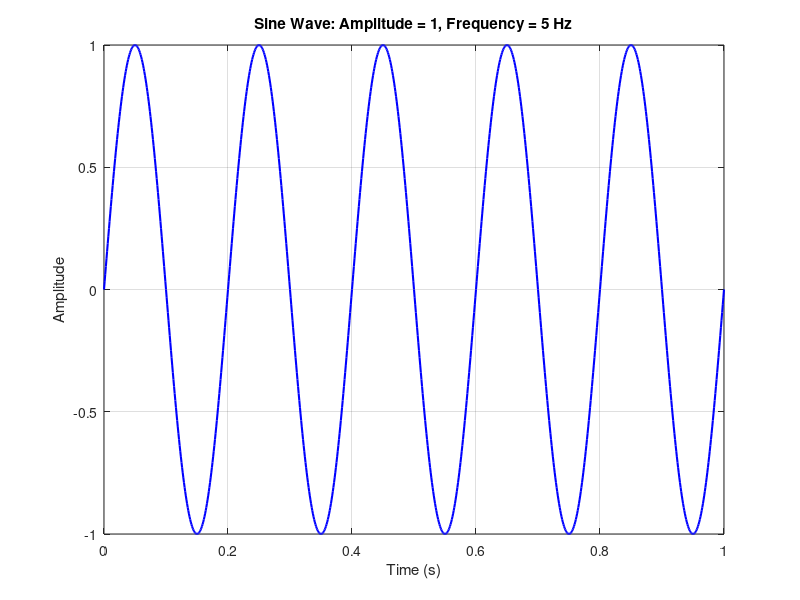
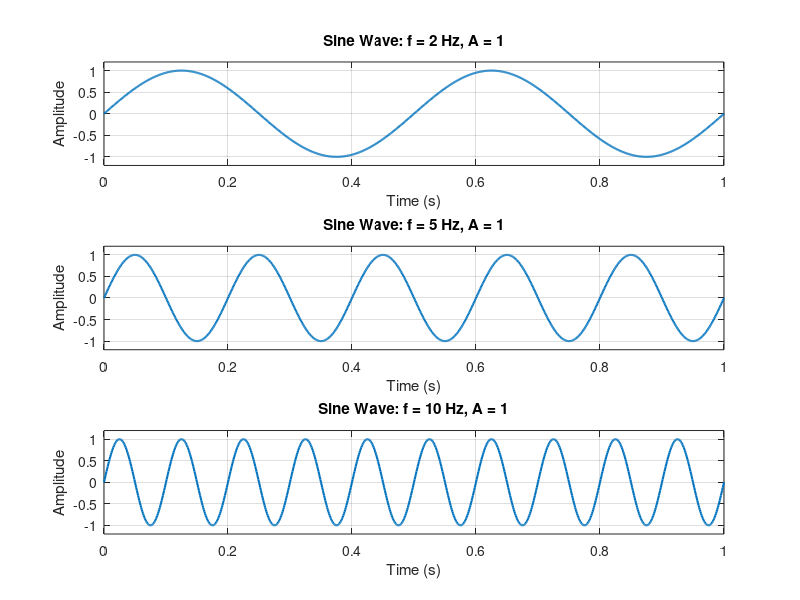

Here is the MATLAB script that generated these plots, in order: (Note: this script raises an error after producing the figures.)
%% Lecture 01 - Signal Visualization in MATLAB
% Author: Shahriar
% Course: Savonia UAS
%
% This script generates simple sine signals, compares frequencies and
% amplitudes, adds noise, and saves the figures as PNG files.

clear; clc; close all;

%% Common settings
fs = 1000;              % Sampling frequency (Hz) - 1000 samples per second
duration = 1;           % Signal duration (seconds)
t = 0:1/fs:duration;    % Time vector from 0 to 1 s

%% Task 1: Create a sine wave (A = 1, f = 5 Hz, 1 s)
A = 1;                  % Amplitude
f = 5;                  % Frequency (Hz)
y = A * sin(2*pi*f*t);  % Sine wave

figure('Name', 'Task 1 - Sine Wave');
plot(t, y, 'b', 'LineWidth', 1.5);
title('Sine Wave: Amplitude = 1, Frequency = 5 Hz');
xlabel('Time (s)');
ylabel('Amplitude');
grid on;

%% Task 2: Compare different frequencies (2, 5, 10 Hz)
freqs = [2 5 10];

fig2 = figure('Name', 'Task 2 - Frequency Comparison');
for k = 1:length(freqs)
    subplot(3, 1, k);
    plot(t, sin(2*pi*freqs(k)*t), 'LineWidth', 1.5);
    title(sprintf('Sine Wave: f = %d Hz, A = 1', freqs(k)));
    xlabel('Time (s)');
    ylabel('Amplitude');
    ylim([-1.2 1.2]);
    grid on;
end
sgtitle('Frequency Comparison');

%% Task 3: Compare different amplitudes (0.5, 1, 2) at the same frequency
amps = [0.5 1 2];
f_same = 5;             % Same frequency for all three signals

fig3 = figure('Name', 'Task 3 - Amplitude Comparison');
for k = 1:length(amps)
    subplot(3, 1, k);
    plot(t, amps(k) * sin(2*pi*f_same*t), 'LineWidth', 1.5);
    title(sprintf('Sine Wave: A = %.1f, f = %d Hz', amps(k), f_same));
    xlabel('Time (s)');
    ylabel('Amplitude');
    ylim([-2.5 2.5]);   % Same y-axis on all plots so amplitudes can be compared
    grid on;
end
sgtitle('Amplitude Comparison');

%% Task 4: Add noise
rng(1);                             % Fixed seed so the result is repeatable
clean = sin(2*pi*5*t);              % Clean 5 Hz sine wave, A = 1
noise_level = 0.3;                  % Standard deviation of the noise
noise = noise_level * randn(size(t));   % Gaussian (random) noise
noisy = clean + noise;              % Noisy signal

fig4 = figure('Name', 'Task 4 - Clean vs Noisy Signal');
subplot(2, 1, 1);
plot(t, clean, 'b', 'LineWidth', 1.5);
title('Clean Signal (5 Hz, A = 1)');
xlabel('Time (s)');
ylabel('Amplitude');
ylim([-2 2]);
grid on;

subplot(2, 1, 2);
plot(t, noisy, 'r');
title(sprintf('Noisy Signal (Gaussian noise, std = %.1f)', noise_level));
xlabel('Time (s)');
ylabel('Amplitude');
ylim([-2 2]);
grid on;
sgtitle('Clean vs Noisy Signal');

%% Task 5: Save figures as PNG files
saveas(fig2, 'frequency_comparison.png');
saveas(fig3, 'amplitude_comparison.png');
saveas(fig4, 'clean_vs_noisy_signal.png');

disp('Figures saved:');
disp('  frequency_comparison.png');
disp('  amplitude_comparison.png');
disp('  clean_vs_noisy_signal.png');
